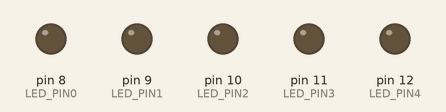
A sketch run on a simulated Arduino Uno, built with avr-gcc and run on an emulated ATmega328P. On the bench: output pins drawn as LEDs (lit = HIGH). Random numbers use the default seed unless the sketch sets one.

Above: at 0.2 s.
Timing chart, 0 to 1.7 s (numbered marks = the images above):
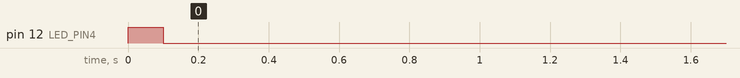

Measured:
- by itself, pin 12 (LED_PIN4): LOW → HIGH at 0.00 s, → LOW 0.10 s later

The sketch:

attiny13_XmasTreeRndLED.ino
```cpp
/**
 * ATTiny13 - Simple Xmas tree LED flasher
 *
 * Arduino IDE settings:
 *   ATtiny13
 *   1.2MHz internal
 *   LTO disabled
 *   BOD none
 *
 * (c) 2019 Petr KLOSKO
 * https://www.klosko.net/
 *
*/

#include <avr/io.h>
#include <util/delay.h>


#define DELAY_HI    (100)   //LED Flash time
#define DELAY_LO    (1000)  //Base LED delay time
#define DELAY_N     (200)   //LED delay additional time, multiplied by RAND
#define LED_PIN0    PB0
#define LED_PIN1    PB1
#define LED_PIN2    PB2
#define LED_PIN3    PB3
#define LED_PIN4    PB4

int main () {
  uint8_t rnd;

 /* setup */
  DIDR0 = 0x1F;    // disable input pins buffer
  DDRB  = 0x1F;    // set all LED pins as OUTPUT
  PORTB = 0;       // set all pins to LOW , not neccesary, set by first step of FOR loop

  /* Intializes random number generator */
  srand(DELAY_HI);

  /* loop */
  while (1) {
    rnd = rand() % 9;
    if (rnd == 0  || rnd == 9) { PORTB ^= _BV(LED_PIN0); }
    if (rnd == 2  || rnd == 7) { PORTB ^= _BV(LED_PIN1); }
    if (rnd == 4  || rnd == 5) { PORTB ^= _BV(LED_PIN2); }
    if (rnd == 6  || rnd == 3) { PORTB ^= _BV(LED_PIN3); }
    if (rnd == 8  || rnd == 1) { PORTB ^= _BV(LED_PIN4); }
    _delay_ms(DELAY_HI);
    PORTB = 0;
//    _delay_ms(DELAY_300LO);
    delay((rnd * DELAY_N) + DELAY_LO);
 }

}
```
